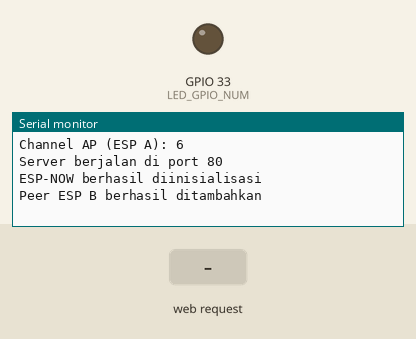
Recording of a sketch running on a simulated ESP32. Shown: output pins drawn as LEDs (lit = HIGH), the last lines printed to the serial monitor. The test bench sets the inputs (shaded band). The camera gives no picture.

Above: at 1.5 s.
1.6 s: HTTP request GET /stream received
At 2.6 s:
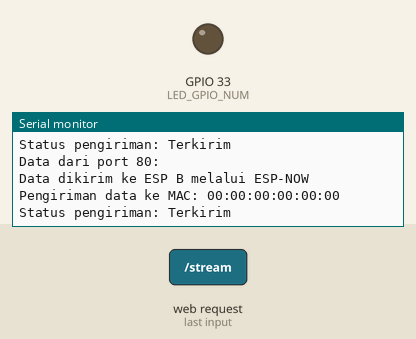
At 3.8 s:
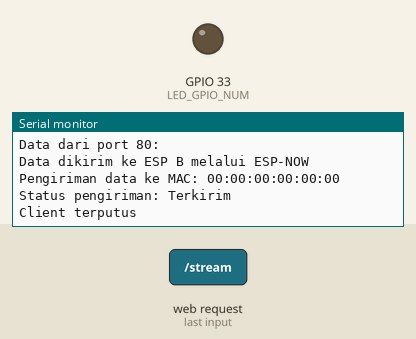

The sketch:

In_Loop_Send_v2.ino
```cpp
#include <WiFi.h>
#include <esp_now.h>
#include "esp_camera.h"
#include "esp_http_server.h"

#define CAMERA_MODEL_AI_THINKER // Has PSRAM
#define PWDN_GPIO_NUM     32
#define RESET_GPIO_NUM    -1
#define XCLK_GPIO_NUM      0
#define SIOD_GPIO_NUM     26
#define SIOC_GPIO_NUM     27

#define Y9_GPIO_NUM       35
#define Y8_GPIO_NUM       34
#define Y7_GPIO_NUM       39
#define Y6_GPIO_NUM       36
#define Y5_GPIO_NUM       21
#define Y4_GPIO_NUM       19
#define Y3_GPIO_NUM       18
#define Y2_GPIO_NUM        5
#define VSYNC_GPIO_NUM    25
#define HREF_GPIO_NUM     23
#define PCLK_GPIO_NUM     22

// 4 for flash led or 33 for normal led
#define LED_GPIO_NUM  33

// ===========================
// Enter your WiFi credentials
// ===========================
const char* ssid = "ESP32-Camera-AP";
const char* password = "123456789";

// Alamat MAC ESP B (penerima)
uint8_t broadcastAddress[] = {0xD0, 0xEF, 0x76, 0xEF, 0xE5, 0x4C};

// Struktur data yang akan dikirim melalui ESP-NOW
typedef struct struct_message {
  char data[8];  // Data yang akan dikirimkan, bisa diubah sesuai kebutuhan
} struct_message;

struct_message msg;

// Inisialisasi server Wi-Fi di port 80
WiFiServer server(80);

void initCamera() {
  camera_config_t config;
  config.ledc_channel = LEDC_CHANNEL_0;
  config.ledc_timer = LEDC_TIMER_0;
  config.pin_d0 = Y2_GPIO_NUM;
  config.pin_d1 = Y3_GPIO_NUM;
  config.pin_d2 = Y4_GPIO_NUM;
  config.pin_d3 = Y5_GPIO_NUM;
  config.pin_d4 = Y6_GPIO_NUM;
  config.pin_d5 = Y7_GPIO_NUM;
  config.pin_d6 = Y8_GPIO_NUM;
  config.pin_d7 = Y9_GPIO_NUM;
  config.pin_xclk = XCLK_GPIO_NUM;
  config.pin_pclk = PCLK_GPIO_NUM;
  config.pin_vsync = VSYNC_GPIO_NUM;
  config.pin_href = HREF_GPIO_NUM;
  config.pin_sscb_sda = SIOD_GPIO_NUM;
  config.pin_sscb_scl = SIOC_GPIO_NUM;
  config.pin_pwdn = PWDN_GPIO_NUM;
  config.pin_reset = RESET_GPIO_NUM;
  config.xclk_freq_hz = 20000000;
  config.pixel_format = PIXFORMAT_JPEG;

  // PSRAM handling
  if (psramFound()) {
    config.frame_size = FRAMESIZE_VGA;
    config.jpeg_quality = 10;
    config.fb_count = 2;
  } else {
    config.frame_size = FRAMESIZE_QVGA;
    config.jpeg_quality = 12;
    config.fb_count = 1;
  }

  // Inisialisasi kamera
  esp_err_t err = esp_camera_init(&config);
  if (err != ESP_OK) {
    Serial.printf("Kamera gagal diinisialisasi dengan kode error 0x%x", err);
    return;
  }
  Serial.println("Kamera berhasil diinisialisasi");

  sensor_t *s = esp_camera_sensor_get();

  // Flip Vertikal dan Horizontal untuk rotasi 180 derajat
  s->set_vflip(s, 1);  // Memutar gambar vertikal
  s->set_hmirror(s, 1);  // Memutar gambar horizontal

  s->set_brightness(s, 2);     // Brightness: -2 sampai 2 (lebih terang di 2)
  s->set_contrast(s, 0);       // Contrast: -2 sampai 2
  s->set_saturation(s, 2);    // Saturation: -2 sampai 2 (tingkatkan jika perlu)
  s->set_gainceiling(s, (gainceiling_t)0); // Set ke default gain

  // Nonaktifkan Auto Exposure untuk tuning manual jika perlu
  s->set_aec2(s, true);       // Nonaktifkan AEC (Auto Exposure Control)
  // s->set_aec_value(s, 1200);   // Exposure manual (nilai yang lebih tinggi lebih terang)
}

void OnDataSent(const uint8_t *mac_addr, esp_now_send_status_t status) {
  Serial.print("\nPengiriman data ke MAC: ");
  for (int i = 0; i < 6; i++) {
    Serial.printf("%02X", mac_addr[i]);
    if (i < 5) Serial.print(":");
  }
  Serial.print("\nStatus pengiriman: ");
  Serial.println(status == ESP_NOW_SEND_SUCCESS ? "Terkirim" : "Gagal");
}

void sendData() {
  WiFiClient client = server.available();
  if (client) {
    Serial.println("Client terhubung");
    while (client.connected()) {
      if (client.available()) {
        // Membaca data yang diterima dari komputer
        String request = client.readStringUntil('\n');
        client.flush(); // Membersihkan buffer

        // Menampilkan data yang diterima di serial monitor
        Serial.print("Data dari port 80: ");
        Serial.println(request);

        // Mengirim data yang diterima ke ESP B melalui ESP-NOW
        request.toCharArray(msg.data, sizeof(msg.data));
        esp_err_t result = esp_now_send(broadcastAddress, (uint8_t *) &msg, sizeof(msg));
        if (result == ESP_OK) {
          Serial.println("Data dikirim ke ESP B melalui ESP-NOW");
        } else {
          Serial.print("Gagal mengirim data ke ESP B. Error code: ");
          Serial.println(result);  // Tampilkan error code untuk debugging
        }
      }
    }
    client.stop();
    Serial.println("Client terputus");
  }
}

// Server handler for streaming MJPEG
static esp_err_t stream_handler(httpd_req_t *req) {
  camera_fb_t * fb = NULL;
  esp_err_t res = ESP_OK;
  size_t _jpg_buf_len;
  uint8_t * _jpg_buf;
  char * part_buf[64];

  res = httpd_resp_set_type(req, "multipart/x-mixed-replace; boundary=frame");

  if(res != ESP_OK){
      return res;
  }

  while(true){
    fb = esp_camera_fb_get();
    if (!fb) {
      Serial.println("Camera capture failed");
      res = ESP_FAIL;
    } else {
      _jpg_buf_len = fb->len;
      _jpg_buf = fb->buf;
      res = httpd_resp_send_chunk(req, "--frame\r\n", strlen("--frame\r\n"));
      if (res == ESP_OK){
          res = httpd_resp_send_chunk(req, "Content-Type: image/jpeg\r\n\r\n",
                                    strlen("Content-Type: image/jpeg\r\n\r\n"));
      }
      if (res == ESP_OK){
          res = httpd_resp_send_chunk(req, (const char *)_jpg_buf, _jpg_buf_len);
      }
      if (res == ESP_OK){
          res = httpd_resp_send_chunk(req, "\r\n", strlen("\r\n"));
      }
      esp_camera_fb_return(fb);
    }
    if(res != ESP_OK){
        break;
    }
  }
  return res;
}

void startCameraServer(){
    httpd_config_t config = HTTPD_DEFAULT_CONFIG();
    config.server_port = 81;

    httpd_handle_t server = NULL;
    if (httpd_start(&server, &config) == ESP_OK) {
        httpd_uri_t stream_uri = {
            .uri       = "/stream",
            .method    = HTTP_GET,
            .handler   = stream_handler,
            .user_ctx  = NULL
        };
        httpd_register_uri_handler(server, &stream_uri);
    }
}


void setup() {
  Serial.begin(115200);
  Serial.setDebugOutput(true);
  Serial.println();

  initCamera();

  // Set up WiFi Access Point
  WiFi.mode(WIFI_AP_STA);
  WiFi.softAP(ssid, password);
  IPAddress IP = WiFi.softAPIP();
  Serial.print("AP IP address: ");
  Serial.println(IP);

  // Start streaming
  startCameraServer();
  Serial.print("Camera Ready! Use 'http://");
  Serial.print(IP);
  Serial.println(":81/stream' to connect");

  // Dapatkan channel Wi-Fi yang digunakan oleh AP
  int channel = WiFi.channel();
  Serial.print("Channel AP (ESP A): ");
  Serial.println(channel);

  // Mulai server Wi-Fi di port 80
  server.begin();
  Serial.println("Server berjalan di port 80");

  if (esp_now_init() != ESP_OK) {
    Serial.println("Error inisialisasi ESP-NOW");
    return;
  }
  Serial.println("ESP-NOW berhasil diinisialisasi");

  // Register callback untuk status pengiriman ESP-NOW
  esp_now_register_send_cb(OnDataSent);
  pinMode(LED_GPIO_NUM, OUTPUT);
  digitalWrite(LED_GPIO_NUM, LOW);

  // Tambahkan peer ESP-NOW (ESP B)
  esp_now_peer_info_t peerInfo;
  memcpy(peerInfo.peer_addr, broadcastAddress, 6);
  peerInfo.channel = channel;  // Menggunakan channel yang sama dengan AP
  peerInfo.encrypt = false;
  if (esp_now_add_peer(&peerInfo) != ESP_OK) {
    Serial.println("Error menambahkan peer ESP-NOW");
    return;
  }
  Serial.println("Peer ESP B berhasil ditambahkan");
}

void loop() {
  sendData();
}
```

Measured:
- after the input at 1.6 s, the serial monitor: prints a new line at once (image 1)
